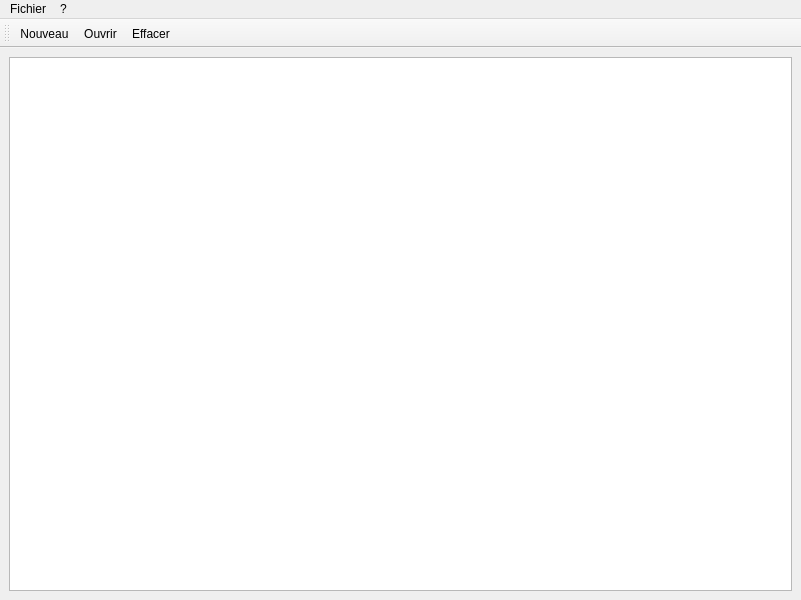
<?xml version="1.0" encoding="UTF-8"?>
<ui version="4.0">
 <class>MainWindow</class>
 <widget class="QMainWindow" name="MainWindow">
  <property name="geometry">
   <rect>
    <x>0</x>
    <y>0</y>
    <width>801</width>
    <height>600</height>
   </rect>
  </property>
  <property name="windowTitle">
   <string>Arbo</string>
  </property>
  <property name="windowIcon">
   <iconset theme="applications-utilities"/>
  </property>
  <property name="accessibleName">
   <string/>
  </property>
  <widget class="QWidget" name="centralwidget">
   <layout class="QHBoxLayout" name="horizontalLayout">
    <item>
     <widget class="QListView" name="listView2"/>
    </item>
   </layout>
  </widget>
  <widget class="QToolBar" name="mainToolBar">
   <property name="windowTitle">
    <string>toolBar</string>
   </property>
   <attribute name="toolBarArea">
    <enum>TopToolBarArea</enum>
   </attribute>
   <attribute name="toolBarBreak">
    <bool>false</bool>
   </attribute>
   <addaction name="actionNew"/>
   <addaction name="actionOpen"/>
   <addaction name="actionDelete"/>
  </widget>
  <widget class="QMenuBar" name="mainMenuBar">
   <property name="geometry">
    <rect>
     <x>0</x>
     <y>0</y>
     <width>801</width>
     <height>25</height>
    </rect>
   </property>
   <widget class="QMenu" name="menuHelp">
    <property name="title">
     <string>?</string>
    </property>
    <addaction name="actionAbout"/>
   </widget>
   <widget class="QMenu" name="menuFile">
    <property name="title">
     <string>Fichier</string>
    </property>
    <addaction name="actionNew"/>
    <addaction name="actionOpen"/>
    <addaction name="actionDelete"/>
    <addaction name="separator"/>
    <addaction name="actionQuit"/>
   </widget>
   <addaction name="menuFile"/>
   <addaction name="menuHelp"/>
  </widget>
  <action name="actionAbout">
   <property name="text">
    <string>À propos</string>
   </property>
  </action>
  <action name="actionNew">
   <property name="checkable">
    <bool>false</bool>
   </property>
   <property name="checked">
    <bool>false</bool>
   </property>
   <property name="icon">
    <iconset theme="document-new">
     <normaloff/>
    </iconset>
   </property>
   <property name="text">
    <string>Nouveau</string>
   </property>
   <property name="shortcut">
    <string>Ctrl+N</string>
   </property>
  </action>
  <action name="actionOpen">
   <property name="icon">
    <iconset theme="document-open">
     <normaloff/>
    </iconset>
   </property>
   <property name="text">
    <string>Ouvrir</string>
   </property>
   <property name="shortcut">
    <string>Ctrl+O</string>
   </property>
  </action>
  <action name="actionDelete">
   <property name="icon">
    <iconset theme="edit-delete"/>
   </property>
   <property name="text">
    <string>Effacer</string>
   </property>
  </action>
  <action name="actionQuit">
   <property name="icon">
    <iconset theme="application-exit">
     <normaloff/>
    </iconset>
   </property>
   <property name="text">
    <string>Quitter</string>
   </property>
   <property name="iconText">
    <string extracomment="un commentaire">Quitter</string>
   </property>
   <property name="shortcutContext">
    <enum>Qt::WindowShortcut</enum>
   </property>
  </action>
 </widget>
 <resources/>
 <connections>
  <connection>
   <sender>actionQuit</sender>
   <signal>triggered()</signal>
   <receiver>MainWindow</receiver>
   <slot>close()</slot>
   <hints>
    <hint type="sourcelabel">
     <x>-1</x>
     <y>-1</y>
    </hint>
    <hint type="destinationlabel">
     <x>399</x>
     <y>299</y>
    </hint>
   </hints>
  </connection>
  <connection>
   <sender>actionAbout</sender>
   <signal>triggered()</signal>
   <receiver>MainWindow</receiver>
   <slot>on_actionAboutTriggered()</slot>
   <hints>
    <hint type="sourcelabel">
     <x>-1</x>
     <y>-1</y>
    </hint>
    <hint type="destinationlabel">
     <x>399</x>
     <y>299</y>
    </hint>
   </hints>
  </connection>
 </connections>
 <slots>
  <slot>on_actionQuitTriggered()</slot>
  <slot>on_actionAboutTriggered()</slot>
 </slots>
</ui>
